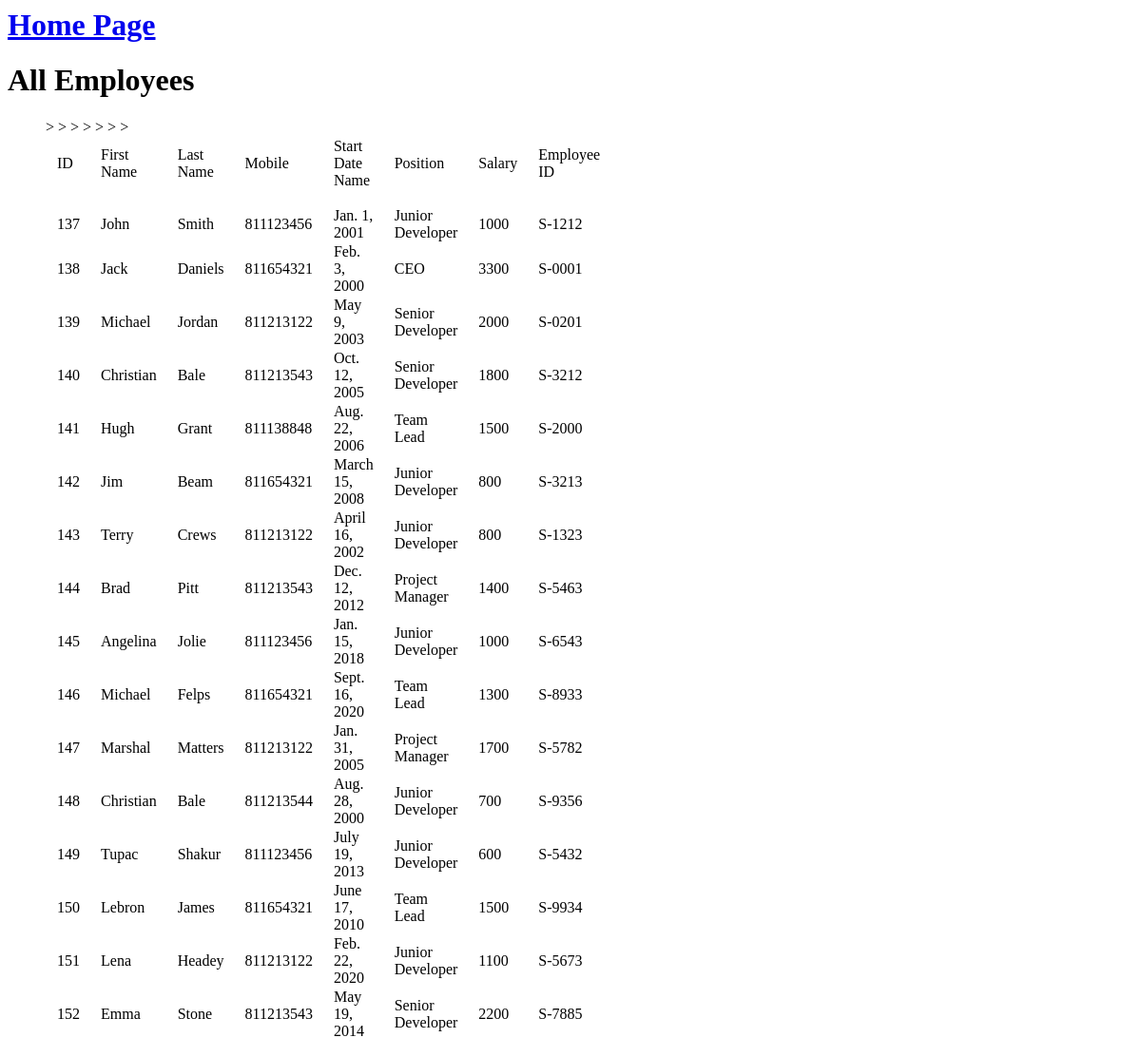
The app's page /employee/get-all-employees/, older data.
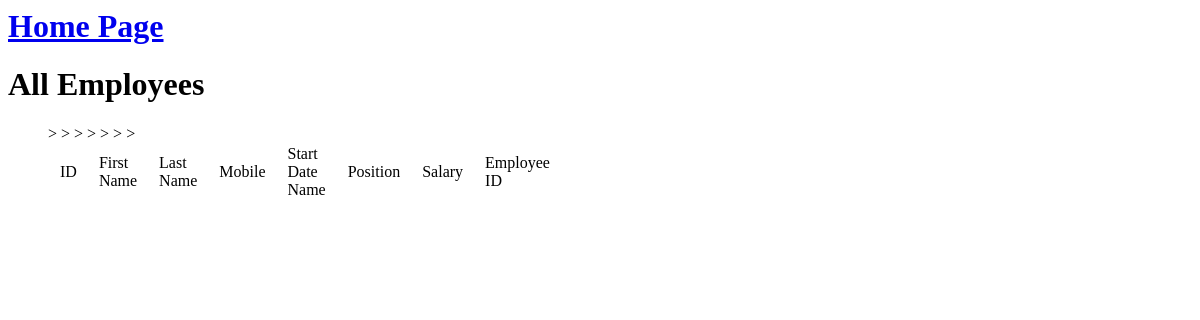
The same page, newer data.
### employee/models.py (models this page shows, shortened)
class Employee(models.Model):
    TYPE_CEO = 'CEO'
    TYPE_JUNIOR = 'junior_dev'
    TYPE_SENIOR = 'senior_dev'
    TYPE_LEAD = 'team_lead'
    TYPE_MANAGER = 'project_manager'
    TYPE_EMPLOYEE = 'employee'
    POSITION_TYPES = (
        (TYPE_CEO, 'CEO'),
        (TYPE_JUNIOR, 'Junior Developer'),
        (TYPE_SENIOR, 'Senior Developer'),
        (TYPE_MANAGER, 'Project Manager'),
        (TYPE_LEAD, 'Team Lead'),
        (TYPE_EMPLOYEE, 'Employee'),    # Default position, could be left empty in the DB
    )
    first_name = models.CharField(max_length=120)
    last_name = models.CharField(max_length=120)
    mobile_num = models.PositiveIntegerField()
    start_date = models.DateField()
    position = models.CharField(
        max_length=20,
        choices=POSITION_TYPES,
        default=TYPE_EMPLOYEE,
        help_text="Job position taken",
    )
    salary = models.PositiveIntegerField(default=0)
    employee_id = models.CharField(max_length=10, unique=True)

### employee/views.py (the view)
class EmployeesApi(APIView):
    renderer_classes = [TemplateHTMLRenderer]
    template_name = 'all_employees.html'
    def get(self, request):
        queryset = Employee.objects.all()
        if queryset:
            for employee in queryset:
                employee.position = POSITION_FIELD_REPRESENTATION_TABLE.get(employee.position.lower())
        return Response({'profiles': queryset})

### templates/all_employees.html (shortened to what this page needs)
{% extends 'base_t.html' %}
{% block content %}
<h1>All Employees</h1>
<ul>
    <table style="width:40%">
        <tr>
            <td> ID</td>>
            <td> First Name</td>>
            <td> Last Name</td>
            <td> Mobile</td>>
            <td> Start Date Name</td>>
            <td> Position</td>>
            <td> Salary</td>>
            <td> Employee ID</td>>
        </tr>
        <tr class="blank_row"> <td></td> </tr>
        {% for profile in profiles %}
        <tr>
            <td>{{ profile.id}}</td>
            <td>{{ profile.first_name }}</td>
            <td>{{ profile.last_name }}</td>
            <td>{{ profile.mobile_num }}</td>
            <td>{{ profile.start_date }}</td>
            <td>{{ profile.position }}</td>
            <td>{{ profile.salary }}</td>
            <td>{{ profile.employee_id }}</td>
        </tr>
        {% endfor %}
    </table>
</ul>
{% endblock content %}

Row changes from the older to the newer data that the page shows:
removed Employee: id "137", first_name "John", last_name "Smith", mobile_num "811123456", start_date "Jan. 1, 2001", position "Junior Developer", salary "1000", employee_id "S-1212"
removed Employee: id "138", first_name "Jack", last_name "Daniels", mobile_num "811654321", start_date "Feb. 3, 2000", position "CEO", salary "3300", employee_id "S-0001"
removed Employee: id "139", first_name "Michael", last_name "Jordan", mobile_num "811213122", start_date "May 9, 2003", position "Senior Developer", salary "2000", employee_id "S-0201"
removed Employee: id "140", first_name "Christian", last_name "Bale", mobile_num "811213543", start_date "Oct. 12, 2005", position "Senior Developer", salary "1800", employee_id "S-3212"
removed Employee: id "141", first_name "Hugh", last_name "Grant", mobile_num "811138848", start_date "Aug. 22, 2006", position "Team Lead", salary "1500", employee_id "S-2000"
removed Employee: id "142", first_name "Jim", last_name "Beam", mobile_num "811654321", start_date "March 15, 2008", position "Junior Developer", salary "800", employee_id "S-3213"
removed Employee: id "143", first_name "Terry", last_name "Crews", mobile_num "811213122", start_date "April 16, 2002", position "Junior Developer", salary "800", employee_id "S-1323"
removed Employee: id "144", first_name "Brad", last_name "Pitt", mobile_num "811213543", start_date "Dec. 12, 2012", position "Project Manager", salary "1400", employee_id "S-5463"
removed Employee: id "145", first_name "Angelina", last_name "Jolie", mobile_num "811123456", start_date "Jan. 15, 2018", position "Junior Developer", salary "1000", employee_id "S-6543"
removed Employee: id "146", first_name "Michael", last_name "Felps", mobile_num "811654321", start_date "Sept. 16, 2020", position "Team Lead", salary "1300", employee_id "S-8933"
removed Employee: id "147", first_name "Marshal", last_name "Matters", mobile_num "811213122", start_date "Jan. 31, 2005", position "Project Manager", salary "1700", employee_id "S-5782"
removed Employee: id "148", first_name "Christian", last_name "Bale", mobile_num "811213544", start_date "Aug. 28, 2000", position "Junior Developer", salary "700", employee_id "S-9356"
removed Employee: id "149", first_name "Tupac", last_name "Shakur", mobile_num "811123456", start_date "July 19, 2013", position "Junior Developer", salary "600", employee_id "S-5432"
removed Employee: id "150", first_name "Lebron", last_name "James", mobile_num "811654321", start_date "June 17, 2010", position "Team Lead", salary "1500", employee_id "S-9934"
removed Employee: id "151", first_name "Lena", last_name "Headey", mobile_num "811213122", start_date "Feb. 22, 2020", position "Junior Developer", salary "1100", employee_id "S-5673"
removed Employee: id "152", first_name "Emma", last_name "Stone", mobile_num "811213543", start_date "May 19, 2014", position "Senior Developer", salary "2200", employee_id "S-7885"
